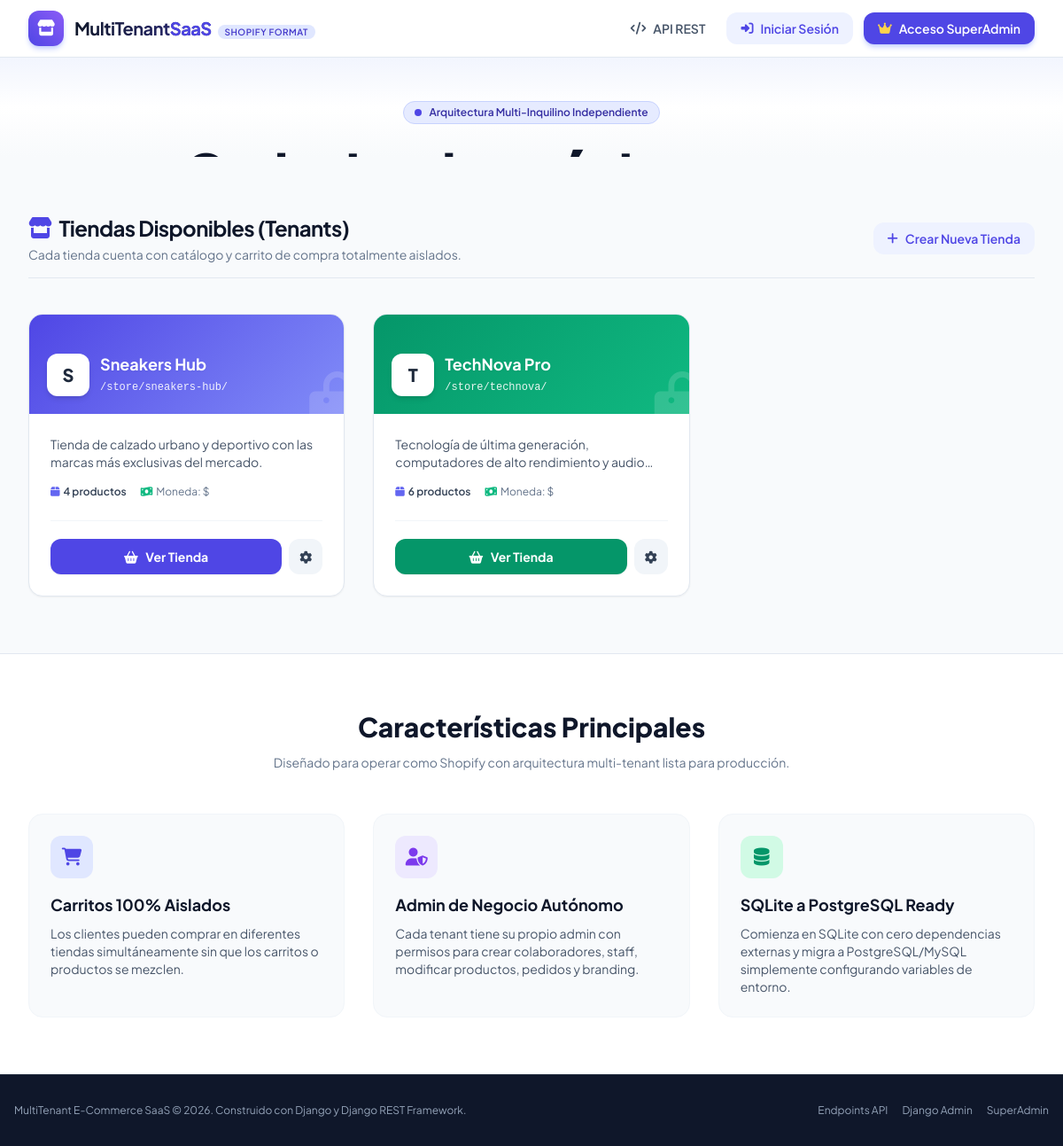
The page / on the database its author committed.
### tenants/models.py (models this page shows, shortened)
class Tenant(models.Model):
    name = models.CharField(max_length=150, help_text="Nombre comercial de la tienda")
    slug = models.SlugField(max_length=150, unique=True, help_text="Identificador único para la URL (ej: mi-tienda)")
    description = models.TextField(blank=True, default="", help_text="Descripción o lema de la tienda")
    primary_color = models.CharField(max_length=20, default="#4F46E5", help_text="Color primario en formato HEX (ej: #4F46E5)")
    secondary_color = models.CharField(max_length=20, default="#06B6D4", help_text="Color secundario o de acento HEX")
    logo_url = models.CharField(max_length=500, blank=True, default="", help_text="URL o enlace del logo")
    banner_url = models.CharField(max_length=500, blank=True, default="", help_text="URL o enlace del banner principal")
    contact_email = models.EmailField(blank=True, default="")
    contact_phone = models.CharField(max_length=50, blank=True, default="")
    currency_symbol = models.CharField(max_length=10, default="$", help_text="Símbolo de moneda (ej: $, USD, €, CLP)")
    is_active = models.BooleanField(default=True, help_text="Si la tienda está activa y accesible al público")
    owner = models.ForeignKey(
        User,
        on_delete=models.SET_NULL,
        null=True,
        blank=True,
        related_name="owned_tenants",
        help_text="Usuario propietario/creador principal"
    )
    created_at = models.DateTimeField(auto_now_add=True)
    updated_at = models.DateTimeField(auto_now=True)
    class Meta:
        ordering = ['-created_at']
        verbose_name = 'Tenant / Tienda'
        verbose_name_plural = 'Tenants / Tiendas'

### tenants/views.py (the view)
# urls.py: path('', views.home_view, name='home'),
def home_view(request):
    tenants = Tenant.objects.filter(is_active=True).annotate(
        products_total=Count('products')
    )
    all_tenants_count = Tenant.objects.count()
    total_products = Product.objects.count()
    total_sales = Order.objects.exclude(status='CANCELLED').aggregate(Sum('total_amount'))['total_amount__sum'] or 0
    context = {
        'tenants': tenants,
        'all_tenants_count': all_tenants_count,
        'total_products': total_products,
        'total_sales': total_sales,
    }
    return render(request, 'platform/home.html', context)

### templates/platform/home.html (shortened to what this page needs)
{% extends "base.html" %}
{% block layout %}
<nav class="sticky top-0 z-40 bg-white/90 backdrop-blur-md border-b border-slate-200">
    <div class="max-w-7xl mx-auto px-4 sm:px-6 lg:px-8 h-16 flex items-center justify-between">
        <div class="flex items-center gap-3">
            <div class="w-10 h-10 rounded-xl bg-gradient-to-tr from-indigo-600 to-violet-500 flex items-center justify-center text-white shadow-md shadow-indigo-200">
                <i class="fa-solid fa-store text-lg"></i>
            </div>
            <div>
                <span class="text-xl font-bold tracking-tight bg-gradient-to-r from-slate-900 to-indigo-900 bg-clip-text text-transparent">MultiTenant<span class="text-indigo-600">SaaS</span></span>
                <span class="text-[10px] uppercase font-semibold tracking-wider bg-indigo-100 text-indigo-700 px-2 py-0.5 rounded-full ml-1">Shopify Format</span>
            </div>
        </div>
        <div class="flex items-center gap-3">
            <a href="/api/" target="_blank" class="hidden sm:inline-flex items-center gap-2 text-sm font-semibold text-slate-600 hover:text-indigo-600 transition-colors px-3 py-2 rounded-lg hover:bg-slate-100">
                <i class="fa-solid fa-code"></i> API REST
            </a>
            {% if request.user.is_authenticated %}
                {% if request.user.is_superuser %}
                <a href="{% url 'superadmin_dashboard' %}" class="inline-flex items-center gap-2 text-sm font-semibold text-white bg-slate-900 hover:bg-slate-800 px-4 py-2 rounded-xl transition-all shadow-sm">
                    <i class="fa-solid fa-crown text-amber-400"></i> Panel SuperAdmin
                </a>
                {% endif %}
                <a href="{% url 'logout' %}" class="text-sm font-medium text-slate-500 hover:text-rose-600 px-3 py-2 transition-colors">
                    Salir
                </a>
            {% else %}
                <a href="{% url 'login' %}" class="inline-flex items-center gap-2 text-sm font-semibold text-indigo-600 hover:text-indigo-700 bg-indigo-50 hover:bg-indigo-100 px-4 py-2 rounded-xl transition-all">
                    <i class="fa-solid fa-right-to-bracket"></i> Iniciar Sesión
                </a>
                <a href="{% url 'login' %}?next=/platform-admin/" class="inline-flex items-center gap-2 text-sm font-semibold text-white bg-indigo-600 hover:bg-indigo-700 px-4 py-2 rounded-xl transition-all shadow-md shadow-indigo-200">
                    <i class="fa-solid fa-crown text-amber-300"></i> Acceso SuperAdmin
                </a>
            {% endif %}
        </div>
    </div>
</nav>
<header class="relative overflow-hidden pt-12 pb-16 bg-gradient-to-b from-indigo-50/60 via-white to-slate-50">
    <div class="max-w-7xl mx-auto px-4 sm:px-6 lg:px-8 text-center relative z-10">
        <div class="inline-flex items-center gap-2 px-3 py-1 rounded-full bg-indigo-100/80 text-indigo-800 text-xs font-semibold mb-6 border border-indigo-200">
            <span class="w-2 h-2 rounded-full bg-indigo-600 animate-pulse"></span>
            Arquitectura Multi-Inquilino Independiente
        </div>
        <h1 class="text-4xl sm:text-6xl font-extrabold tracking-tight text-slate-900 max-w-4xl mx-auto leading-tight">
            Cada tienda es única, <span class="bg-gradient-to-r from-indigo-600 to-violet-600 bg-clip-text text-transparent">con su propio carrito</span> y administrador.
        </h1>
    </div>
</header>
<section id="stores-section" class="py-16 max-w-7xl mx-auto px-4 sm:px-6 lg:px-8">
    <div class="flex flex-col sm:flex-row sm:items-center justify-between gap-4 mb-10 pb-4 border-b border-slate-200">
        <div>
            <h2 class="text-2xl font-bold text-slate-900 tracking-tight flex items-center gap-2">
                <i class="fa-solid fa-store text-indigo-600"></i> Tiendas Disponibles (Tenants)
            </h2>
            <p class="text-sm text-slate-500 mt-1">Cada tienda cuenta con catálogo y carrito de compra totalmente aislados.</p>
        </div>
        <div>
            <a href="{% url 'superadmin_dashboard' %}" class="inline-flex items-center gap-2 text-sm font-semibold text-indigo-600 hover:text-indigo-800 bg-indigo-50 px-4 py-2 rounded-xl transition-all">
                <i class="fa-solid fa-plus"></i> Crear Nueva Tienda
            </a>
        </div>
    </div>
    {% if tenants %}
    <div class="grid grid-cols-1 md:grid-cols-2 lg:grid-cols-3 gap-8">
        {% for tenant in tenants %}
        <div class="group bg-white rounded-2xl border border-slate-200 overflow-hidden shadow-sm hover:shadow-xl transition-all duration-300 flex flex-col transform hover:-translate-y-1">
            <div class="h-28 relative flex items-end p-5 text-white overflow-hidden" style="background: linear-gradient(135deg, {{ tenant.primary_color }}, {{ tenant.secondary_color }});">
                <div class="absolute -right-6 -bottom-6 opacity-15 text-7xl font-black">
                    <i class="fa-solid fa-bag-shopping"></i>
                </div>
                <div class="relative z-10 flex items-center justify-between w-full">
                    <div class="flex items-center gap-3">
                        <div class="w-12 h-12 rounded-xl bg-white shadow-md flex items-center justify-center text-slate-800 font-extrabold text-xl">
                            {{ tenant.name|slice:":1" }}
                        </div>
                        <div>
                            <h3 class="font-bold text-lg leading-tight text-white drop-shadow-sm">{{ tenant.name }}</h3>
                            <span class="text-xs text-white/90 font-mono">/store/{{ tenant.slug }}/</span>
                        </div>
                    </div>
                </div>
            </div>
            <div class="p-6 flex-1 flex flex-col justify-between">
                <div>
                    <p class="text-sm text-slate-600 line-clamp-2 min-h-[40px]">
                        {{ tenant.description|default:"Tienda online independiente con catálogo propio y checkout exclusivo." }}
                    </p>
                    <div class="mt-4 flex items-center gap-4 text-xs text-slate-500">
                        <span class="flex items-center gap-1 font-semibold text-slate-700">
                            <i class="fa-solid fa-box text-indigo-500"></i> {{ tenant.products_total }} productos
                        </span>
                        <span class="flex items-center gap-1">
                            <i class="fa-solid fa-money-bill-wave text-emerald-500"></i> Moneda: {{ tenant.currency_symbol }}
                        </span>
                    </div>
                </div>
                <div class="mt-6 pt-5 border-t border-slate-100 flex items-center gap-2">
                    <a href="{% url 'storefront_view' slug=tenant.slug %}" class="flex-1 text-center py-2.5 px-4 rounded-xl text-sm font-bold text-white transition-all shadow-sm" style="background-color: {{ tenant.primary_color }};">
                        <i class="fa-solid fa-basket-shopping mr-1.5"></i> Ver Tienda
                    </a>
                    <a href="{% url 'tenant_admin_dashboard' slug=tenant.slug %}" class="py-2.5 px-3 rounded-xl text-sm font-semibold text-slate-700 bg-slate-100 hover:bg-slate-200 transition-colors" title="Panel de Administración del Negocio">
                        <i class="fa-solid fa-gear"></i>
                    </a>
                </div>
            </div>
        </div>
        {% endfor %}
    </div>
    {% endif %}
</section>
<section class="py-16 bg-white border-t border-slate-200">
    <div class="max-w-7xl mx-auto px-4 sm:px-6 lg:px-8">
        <div class="text-center max-w-3xl mx-auto mb-12">
            <h2 class="text-3xl font-extrabold text-slate-900">Características Principales</h2>
            <p class="text-slate-500 mt-3 text-sm">Diseñado para operar como Shopify con arquitectura multi-tenant lista para producción.</p>
        </div>
        <div class="grid grid-cols-1 md:grid-cols-3 gap-8">
            <div class="p-6 rounded-2xl bg-slate-50 border border-slate-100">
                <div class="w-12 h-12 rounded-xl bg-indigo-100 text-indigo-600 flex items-center justify-center text-xl mb-4">
                    <i class="fa-solid fa-cart-shopping"></i>
                </div>
                <h3 class="font-bold text-slate-900 text-lg">Carritos 100% Aislados</h3>
                <p class="text-sm text-slate-600 mt-2">Los clientes pueden comprar en diferentes tiendas simultáneamente sin que los carritos o productos se mezclen.</p>
            </div>
            <div class="p-6 rounded-2xl bg-slate-50 border border-slate-100">
                <div class="w-12 h-12 rounded-xl bg-violet-100 text-violet-600 flex items-center justify-center text-xl mb-4">
                    <i class="fa-solid fa-user-shield"></i>
                </div>
                <h3 class="font-bold text-slate-900 text-lg">Admin de Negocio Autónomo</h3>
                <p class="text-sm text-slate-600 mt-2">Cada tenant tiene su propio admin con permisos para crear colaboradores, staff, modificar productos, pedidos y branding.</p>
            </div>
            <div class="p-6 rounded-2xl bg-slate-50 border border-slate-100">
                <div class="w-12 h-12 rounded-xl bg-emerald-100 text-emerald-600 flex items-center justify-center text-xl mb-4">
                    <i class="fa-solid fa-database"></i>
                </div>
                <h3 class="font-bold text-slate-900 text-lg">SQLite a PostgreSQL Ready</h3>
                <p class="text-sm text-slate-600 mt-2">Comienza en SQLite con cero dependencias externas y migra a PostgreSQL/MySQL simplemente configurando variables de entorno.</p>
            </div>
        </div>
    </div>
</section>
<footer class="bg-slate-900 text-slate-400 py-8 border-t border-slate-800 text-center text-xs">
    <div class="max-w-7xl mx-auto px-4 flex flex-col sm:flex-row items-center justify-between gap-4">
        <div>
            MultiTenant E-Commerce SaaS &copy; 2026. Construido con Django y Django REST Framework.
        </div>
        <div class="flex items-center gap-4 text-slate-400">
            <a href="/api/" class="hover:text-white transition-colors">Endpoints API</a>
            <a href="/admin/" class="hover:text-white transition-colors">Django Admin</a>
            <a href="{% url 'superadmin_dashboard' %}" class="hover:text-white transition-colors">SuperAdmin</a>
        </div>
    </div>
</footer>
{% endblock %}

### templates/base.html (style rules this page uses)
body { font-family: 'Plus Jakarta Sans', sans-serif; }

### rows shown on the page
Tenant: name "S", name "Sneakers Hub", slug "sneakers-hub", description "Tienda de calzado urbano y deportivo con las marcas más exclusivas del mercado.", products_total "4", currency_symbol "$"
Tenant: name "T", name "TechNova Pro", slug "technova", description "Tecnología de última generación, computadores de alto rendimiento y…", products_total "6", currency_symbol "$"
